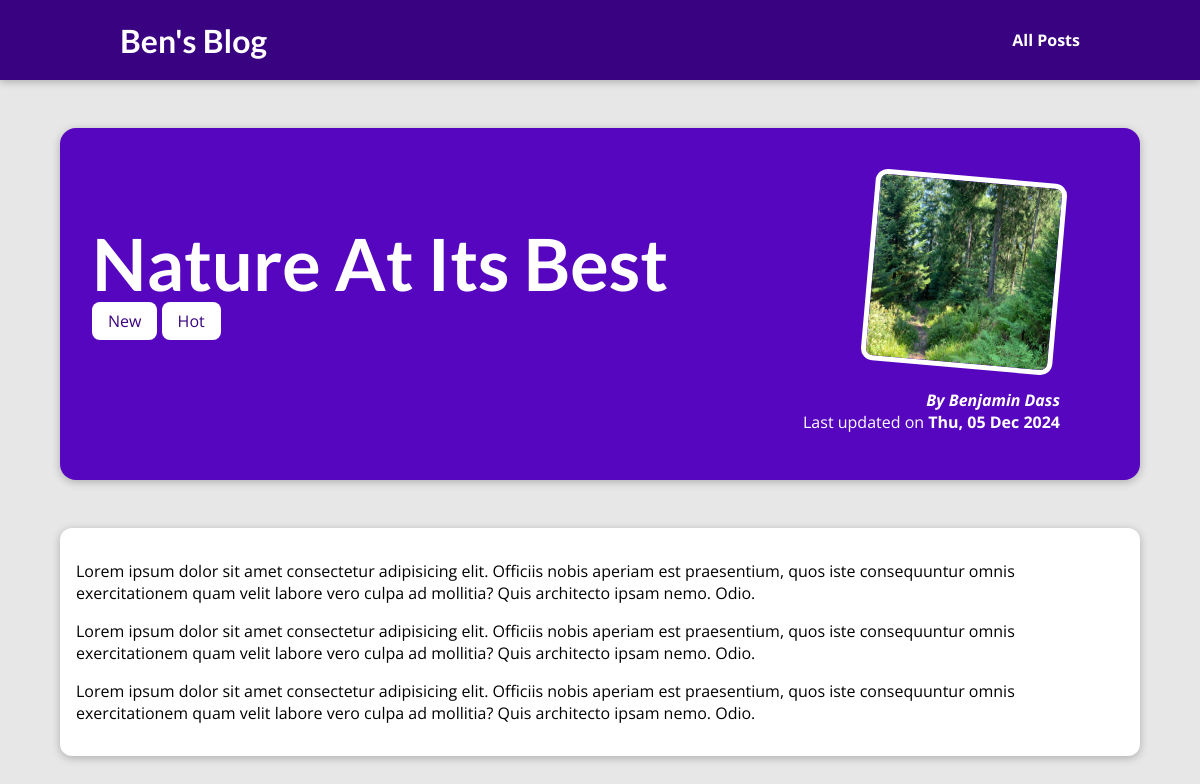
The page /posts/nature-at-its-best on the database its author committed.
### blog/models.py (models this page shows, shortened)
class Post(models.Model):
    title = models.CharField(
        max_length=150,
    )
    excerpt = models.CharField(
        max_length=200,
    )
    image_name = models.CharField(
        max_length=100,
    )
    date = models.DateField(
        auto_now=True,
    )
    slug = models.SlugField(
        unique=True,
    )
    content = models.TextField(
        validators=[
            MinLengthValidator(10),
        ]
    )
    author = models.ForeignKey(
        Author,
        on_delete=models.SET_NULL,
        related_name="posts",
        null=True,
    )
    tags = models.ManyToManyField(
        Tag,
    )

class Tag(models.Model):
    caption = models.CharField(
        max_length=20,
    )

class Author(models.Model):
    first_name = models.CharField(
        max_length=100,
    )
    last_name = models.CharField(
        max_length=100,
    )
    email_address = models.EmailField()
    def full_name(self):
        return f"{self.first_name} {self.last_name}"
    def __str__(self):
        return self.full_name()

### blog/views.py (the view)
# urls.py: path("posts/<slug:slug>", views.post_detail, name="post-detail-page"),
def post_detail(request, slug):
    identified_post = get_object_or_404(Post, slug=slug)
    return render(
        request,
        "blog/post-detail.html",
        {
            "post": identified_post,
            "post_tags": identified_post.tags.all(),
        },
    )

### blog/templates/blog/post-detail.html (shortened to what this page needs)
{% extends "base.html" %}
{% load static %}
{% block css_files %}
<link rel="stylesheet" href="{% static "blog/post-detail.css" %}">
{% endblock css_files %}
{% block content %}
<section id="summary">
    <h2>{{ post.title }}</h2>
    <div>
        {% for tag in post_tags %}
            <span class="tag">{{ tag.caption }}</span>
        {% endfor %}
    </div>
    <article>
        <img src="{% static "blog/images/"|add:post.image_name %}" alt="{post.title}">
        <address>By <a href="google.com">{{ post.author }}</a></address>
        <div>
            Last updated on <time>{{ post.date|date:"D, d M Y" }}</time>
        </div>
    </article>
</section>
<main>
    {{ post.content|linebreaks }}
</main>
{% endblock content %}

### static/app.css (style rules this page uses)
* { box-sizing: border-box; }
html { font-family: "Open Sans", "Lato", sans-serif; }
body { margin: 0; }
h1, h2, h3 { font-family: "Lato", sans-serif; font-weight: bold; }

### blog/static/blog/post-detail.css (style rules this page uses)
body { background-color: #e7e7e7; }
#summary { margin: 8rem auto 3rem auto; padding: 2rem; width: 90%; max-width: 90rem; border-radius: 16px; background-color: #5706c0; position: relative; box-shadow: 0 2px 8px rgba(0, 0, 0, 0.25); height: 22rem; }
#summary h2 { color: white; font-size: 4.5rem; margin-bottom: 0.25rem; }
#summary article { position: absolute; top: 2rem; right: 3rem; padding: 1rem 2rem; border-radius: 12px; text-align: right; color: white; }
#summary article img { width: 12rem; height: 12rem; border-radius: 12px; transform: rotateZ(5deg); border: 5px solid white; margin-bottom: 1rem; }
#summary address { font-weight: bold; }
#summary a { color: white; text-decoration: none; }
#summary time { font-weight: bold; }
main { width: 90%; max-width: 90rem; margin: 3rem auto; background-color: white; padding: 1rem; border-radius: 12px; box-shadow: 0 2px 8px rgba(0, 0, 0, 0.25); }
.tag { background-color: white; color: #390281; padding: 0.5rem 1rem; border-radius: 8px; }

### rows shown on the page
Post: title "Nature At Its Best", image_name (picture), author "Benjamin Dass", date "Thu, 05 Dec 2024", content "Lorem ipsum dolor sit amet consectetur adipisicing elit. Officiis nobis aperiam est praesentium, quos iste consequuntur omnis exercitationem quam velit labore vero culpa ad mollitia? Quis architecto ipsam nemo. Odio. Lorem ipsum dolor sit amet consectetur adipisicing elit. Officiis nobis aperiam est praesentium, quos iste consequuntur omnis exercitationem quam velit labore vero culpa ad mollitia? Quis architecto ipsam nemo. Odio. Lorem ipsum dolor sit amet consectetur adipisicing elit. Officiis nobis aperiam est praesentium, quos iste consequuntur omnis exercitationem quam velit labore vero culpa ad mollitia? Quis architecto ipsam nemo. Odio."
Tag: caption "New"
Tag: caption "Hot"
